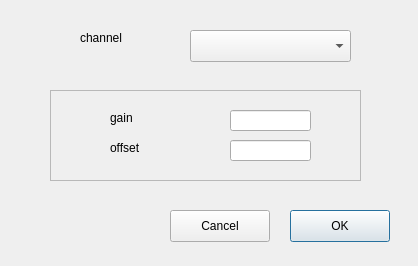
<?xml version="1.0" encoding="UTF-8"?>
<ui version="4.0">
 <class>devphysiodaq_dialog</class>
 <widget class="QDialog" name="devphysiodaq_dialog">
  <property name="geometry">
   <rect>
    <x>0</x>
    <y>0</y>
    <width>418</width>
    <height>266</height>
   </rect>
  </property>
  <property name="windowTitle">
   <string>devphysiodaq_dialog</string>
  </property>
  <widget class="QFrame" name="frame">
   <property name="geometry">
    <rect>
     <x>50</x>
     <y>90</y>
     <width>311</width>
     <height>91</height>
    </rect>
   </property>
   <property name="frameShape">
    <enum>QFrame::StyledPanel</enum>
   </property>
   <property name="frameShadow">
    <enum>QFrame::Raised</enum>
   </property>
   <widget class="QLineEdit" name="offsetEdit">
    <property name="geometry">
     <rect>
      <x>180</x>
      <y>50</y>
      <width>81</width>
      <height>21</height>
     </rect>
    </property>
   </widget>
   <widget class="QLineEdit" name="gainEdit">
    <property name="geometry">
     <rect>
      <x>180</x>
      <y>20</y>
      <width>81</width>
      <height>21</height>
     </rect>
    </property>
   </widget>
   <widget class="QLabel" name="offsetLabel">
    <property name="geometry">
     <rect>
      <x>60</x>
      <y>50</y>
      <width>58</width>
      <height>16</height>
     </rect>
    </property>
    <property name="text">
     <string>offset</string>
    </property>
   </widget>
   <widget class="QLabel" name="gainLabel">
    <property name="geometry">
     <rect>
      <x>60</x>
      <y>20</y>
      <width>58</width>
      <height>16</height>
     </rect>
    </property>
    <property name="text">
     <string>gain</string>
    </property>
   </widget>
  </widget>
  <widget class="QLabel" name="channelLabel">
   <property name="geometry">
    <rect>
     <x>80</x>
     <y>30</y>
     <width>58</width>
     <height>16</height>
    </rect>
   </property>
   <property name="text">
    <string>channel</string>
   </property>
  </widget>
  <widget class="QComboBox" name="channelComboBox">
   <property name="geometry">
    <rect>
     <x>190</x>
     <y>30</y>
     <width>161</width>
     <height>32</height>
    </rect>
   </property>
  </widget>
  <widget class="QPushButton" name="okButton">
   <property name="geometry">
    <rect>
     <x>290</x>
     <y>210</y>
     <width>100</width>
     <height>32</height>
    </rect>
   </property>
   <property name="text">
    <string>OK</string>
   </property>
  </widget>
  <widget class="QPushButton" name="cancelButton">
   <property name="geometry">
    <rect>
     <x>170</x>
     <y>210</y>
     <width>100</width>
     <height>32</height>
    </rect>
   </property>
   <property name="text">
    <string>Cancel</string>
   </property>
  </widget>
 </widget>
 <tabstops>
  <tabstop>channelComboBox</tabstop>
  <tabstop>gainEdit</tabstop>
  <tabstop>offsetEdit</tabstop>
  <tabstop>okButton</tabstop>
  <tabstop>cancelButton</tabstop>
 </tabstops>
 <resources/>
 <connections/>
</ui>
